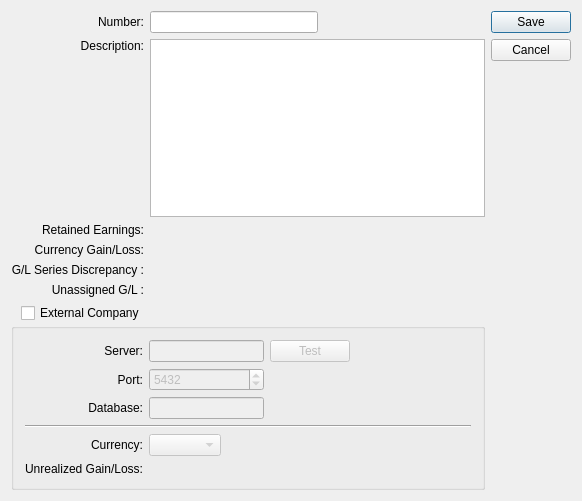
<?xml version="1.0" encoding="UTF-8"?>
<ui version="4.0">
 <comment>This file is part of the xTuple ERP: PostBooks Edition, a free and
open source Enterprise Resource Planning software suite,
Copyright (c) 1999-2019 by OpenMFG LLC, d/b/a xTuple.
It is licensed to you under the Common Public Attribution License
version 1.0, the full text of which (including xTuple-specific Exhibits)
is available at www.xtuple.com/CPAL.  By using this software, you agree
to be bound by its terms.</comment>
 <class>company</class>
 <widget class="QDialog" name="company">
  <property name="geometry">
   <rect>
    <x>0</x>
    <y>0</y>
    <width>582</width>
    <height>501</height>
   </rect>
  </property>
  <property name="windowTitle">
   <string>Company Number</string>
  </property>
  <layout class="QGridLayout" name="gridLayout">
   <item row="0" column="2" rowspan="2">
    <widget class="QDialogButtonBox" name="_buttonBox">
     <property name="orientation">
      <enum>Qt::Vertical</enum>
     </property>
     <property name="standardButtons">
      <set>QDialogButtonBox::Cancel|QDialogButtonBox::Save</set>
     </property>
    </widget>
   </item>
   <item row="0" column="1">
    <layout class="QHBoxLayout" name="horizontalLayout">
     <item>
      <widget class="XLineEdit" name="_number"/>
     </item>
     <item>
      <spacer>
       <property name="orientation">
        <enum>Qt::Horizontal</enum>
       </property>
       <property name="sizeType">
        <enum>QSizePolicy::Expanding</enum>
       </property>
       <property name="sizeHint" stdset="0">
        <size>
         <width>51</width>
         <height>13</height>
        </size>
       </property>
      </spacer>
     </item>
    </layout>
   </item>
   <item row="0" column="0">
    <widget class="QLabel" name="_numberLit">
     <property name="text">
      <string>Number:</string>
     </property>
     <property name="alignment">
      <set>Qt::AlignRight|Qt::AlignTrailing|Qt::AlignVCenter</set>
     </property>
     <property name="buddy">
      <cstring>_number</cstring>
     </property>
    </widget>
   </item>
   <item row="1" column="0">
    <widget class="QLabel" name="_descripLit">
     <property name="text">
      <string>Description:</string>
     </property>
     <property name="alignment">
      <set>Qt::AlignRight|Qt::AlignTop|Qt::AlignTrailing</set>
     </property>
     <property name="buddy">
      <cstring>_descrip</cstring>
     </property>
    </widget>
   </item>
   <item row="1" column="1">
    <widget class="XTextEdit" name="_descrip"/>
   </item>
   <item row="6" column="0" colspan="2">
    <layout class="QVBoxLayout" name="verticalLayout">
     <property name="spacing">
      <number>0</number>
     </property>
     <item>
      <layout class="QHBoxLayout" name="horizontalLayout_3">
       <item>
        <spacer name="horizontalSpacer_2">
         <property name="orientation">
          <enum>Qt::Horizontal</enum>
         </property>
         <property name="sizeType">
          <enum>QSizePolicy::Fixed</enum>
         </property>
         <property name="sizeHint" stdset="0">
          <size>
           <width>10</width>
           <height>10</height>
          </size>
         </property>
        </spacer>
       </item>
       <item>
        <widget class="QCheckBox" name="_external">
         <property name="text">
          <string>External Company</string>
         </property>
        </widget>
       </item>
      </layout>
     </item>
     <item>
      <widget class="QGroupBox" name="_authGroup">
       <property name="title">
        <string/>
       </property>
       <property name="checked">
        <bool>false</bool>
       </property>
       <layout class="QGridLayout">
        <item row="0" column="0">
         <widget class="QLabel" name="_extServerLit">
          <property name="text">
           <string>Server:</string>
          </property>
          <property name="alignment">
           <set>Qt::AlignRight|Qt::AlignTrailing|Qt::AlignVCenter</set>
          </property>
          <property name="buddy">
           <cstring>_extServer</cstring>
          </property>
         </widget>
        </item>
        <item row="1" column="0">
         <widget class="QLabel" name="_extPortLit">
          <property name="text">
           <string>Port:</string>
          </property>
          <property name="alignment">
           <set>Qt::AlignRight|Qt::AlignTrailing|Qt::AlignVCenter</set>
          </property>
          <property name="buddy">
           <cstring>_extPort</cstring>
          </property>
         </widget>
        </item>
        <item row="2" column="0">
         <widget class="QLabel" name="_extDBLit">
          <property name="text">
           <string>Database:</string>
          </property>
          <property name="alignment">
           <set>Qt::AlignRight|Qt::AlignTrailing|Qt::AlignVCenter</set>
          </property>
          <property name="buddy">
           <cstring>_extDB</cstring>
          </property>
         </widget>
        </item>
        <item row="0" column="1">
         <widget class="XLineEdit" name="_extServer">
          <property name="enabled">
           <bool>false</bool>
          </property>
         </widget>
        </item>
        <item row="2" column="1">
         <widget class="XLineEdit" name="_extDB">
          <property name="enabled">
           <bool>false</bool>
          </property>
         </widget>
        </item>
        <item row="0" column="2">
         <widget class="QPushButton" name="_extTest">
          <property name="enabled">
           <bool>false</bool>
          </property>
          <property name="text">
           <string>Test</string>
          </property>
         </widget>
        </item>
        <item row="1" column="1">
         <widget class="QSpinBox" name="_extPort">
          <property name="enabled">
           <bool>false</bool>
          </property>
          <property name="minimum">
           <number>1024</number>
          </property>
          <property name="maximum">
           <number>65535</number>
          </property>
          <property name="value">
           <number>5432</number>
          </property>
         </widget>
        </item>
        <item row="0" column="3">
         <spacer>
          <property name="orientation">
           <enum>Qt::Horizontal</enum>
          </property>
          <property name="sizeHint" stdset="0">
           <size>
            <width>40</width>
            <height>20</height>
           </size>
          </property>
         </spacer>
        </item>
        <item row="3" column="0" colspan="4">
         <widget class="Line" name="line">
          <property name="orientation">
           <enum>Qt::Horizontal</enum>
          </property>
         </widget>
        </item>
        <item row="4" column="0">
         <widget class="QLabel" name="_currencyLit">
          <property name="text">
           <string>Currency:</string>
          </property>
          <property name="alignment">
           <set>Qt::AlignRight|Qt::AlignTrailing|Qt::AlignVCenter</set>
          </property>
         </widget>
        </item>
        <item row="5" column="1" colspan="3">
         <widget class="GLCluster" name="_unrlzgainloss">
          <property name="enabled">
           <bool>false</bool>
          </property>
         </widget>
        </item>
        <item row="4" column="1" colspan="3">
         <layout class="QHBoxLayout" name="horizontalLayout_2">
          <item>
           <widget class="XComboBox" name="_currency">
            <property name="enabled">
             <bool>false</bool>
            </property>
            <property name="type">
             <enum>XComboBox::Currencies</enum>
            </property>
           </widget>
          </item>
          <item>
           <spacer name="horizontalSpacer">
            <property name="orientation">
             <enum>Qt::Horizontal</enum>
            </property>
            <property name="sizeHint" stdset="0">
             <size>
              <width>40</width>
              <height>20</height>
             </size>
            </property>
           </spacer>
          </item>
         </layout>
        </item>
        <item row="5" column="0">
         <widget class="QLabel" name="_gainlossLit">
          <property name="text">
           <string>Unrealized Gain/Loss:</string>
          </property>
          <property name="alignment">
           <set>Qt::AlignRight|Qt::AlignTrailing|Qt::AlignVCenter</set>
          </property>
         </widget>
        </item>
       </layout>
      </widget>
     </item>
    </layout>
   </item>
   <item row="2" column="1">
    <widget class="GLCluster" name="_yearend"/>
   </item>
   <item row="2" column="0">
    <widget class="QLabel" name="_yearendLit">
     <property name="text">
      <string>Retained Earnings:</string>
     </property>
     <property name="alignment">
      <set>Qt::AlignRight|Qt::AlignTrailing|Qt::AlignVCenter</set>
     </property>
    </widget>
   </item>
   <item row="3" column="1">
    <widget class="GLCluster" name="_gainloss"/>
   </item>
   <item row="4" column="1">
    <widget class="GLCluster" name="_discrepancy"/>
   </item>
   <item row="3" column="0">
    <widget class="QLabel" name="_gainlossLit_2">
     <property name="text">
      <string>Currency Gain/Loss:</string>
     </property>
     <property name="alignment">
      <set>Qt::AlignRight|Qt::AlignTrailing|Qt::AlignVCenter</set>
     </property>
    </widget>
   </item>
   <item row="4" column="0">
    <widget class="QLabel" name="_discrepancyLit">
     <property name="text">
      <string>G/L Series Discrepancy :</string>
     </property>
     <property name="alignment">
      <set>Qt::AlignRight|Qt::AlignTrailing|Qt::AlignVCenter</set>
     </property>
    </widget>
   </item>
   <item row="5" column="0">
    <widget class="QLabel" name="_unassignedLit">
     <property name="text">
      <string>Unassigned G/L :</string>
     </property>
     <property name="alignment">
      <set>Qt::AlignRight|Qt::AlignTrailing|Qt::AlignVCenter</set>
     </property>
    </widget>
   </item>
   <item row="5" column="1">
    <widget class="GLCluster" name="_unassigned"/>
   </item>
  </layout>
 </widget>
 <layoutdefault spacing="6" margin="11"/>
 <customwidgets>
  <customwidget>
   <class>GLCluster</class>
   <extends>QWidget</extends>
   <header>glcluster.h</header>
  </customwidget>
  <customwidget>
   <class>XComboBox</class>
   <extends>QComboBox</extends>
   <header>xcombobox.h</header>
  </customwidget>
  <customwidget>
   <class>XLineEdit</class>
   <extends>QLineEdit</extends>
   <header>xlineedit.h</header>
   <container>1</container>
  </customwidget>
  <customwidget>
   <class>XTextEdit</class>
   <extends>QTextEdit</extends>
   <header>xtextedit.h</header>
  </customwidget>
 </customwidgets>
 <tabstops>
  <tabstop>_number</tabstop>
  <tabstop>_descrip</tabstop>
  <tabstop>_authGroup</tabstop>
  <tabstop>_extServer</tabstop>
  <tabstop>_extPort</tabstop>
  <tabstop>_extDB</tabstop>
  <tabstop>_extTest</tabstop>
 </tabstops>
 <resources/>
 <connections>
  <connection>
   <sender>_external</sender>
   <signal>toggled(bool)</signal>
   <receiver>_extServer</receiver>
   <slot>setEnabled(bool)</slot>
   <hints>
    <hint type="sourcelabel">
     <x>265</x>
     <y>170</y>
    </hint>
    <hint type="destinationlabel">
     <x>232</x>
     <y>206</y>
    </hint>
   </hints>
  </connection>
  <connection>
   <sender>_external</sender>
   <signal>toggled(bool)</signal>
   <receiver>_extPort</receiver>
   <slot>setEnabled(bool)</slot>
   <hints>
    <hint type="sourcelabel">
     <x>265</x>
     <y>170</y>
    </hint>
    <hint type="destinationlabel">
     <x>232</x>
     <y>244</y>
    </hint>
   </hints>
  </connection>
  <connection>
   <sender>_external</sender>
   <signal>toggled(bool)</signal>
   <receiver>_extDB</receiver>
   <slot>setEnabled(bool)</slot>
   <hints>
    <hint type="sourcelabel">
     <x>265</x>
     <y>170</y>
    </hint>
    <hint type="destinationlabel">
     <x>232</x>
     <y>277</y>
    </hint>
   </hints>
  </connection>
  <connection>
   <sender>_external</sender>
   <signal>toggled(bool)</signal>
   <receiver>_currency</receiver>
   <slot>setEnabled(bool)</slot>
   <hints>
    <hint type="sourcelabel">
     <x>265</x>
     <y>170</y>
    </hint>
    <hint type="destinationlabel">
     <x>226</x>
     <y>326</y>
    </hint>
   </hints>
  </connection>
 </connections>
</ui>
